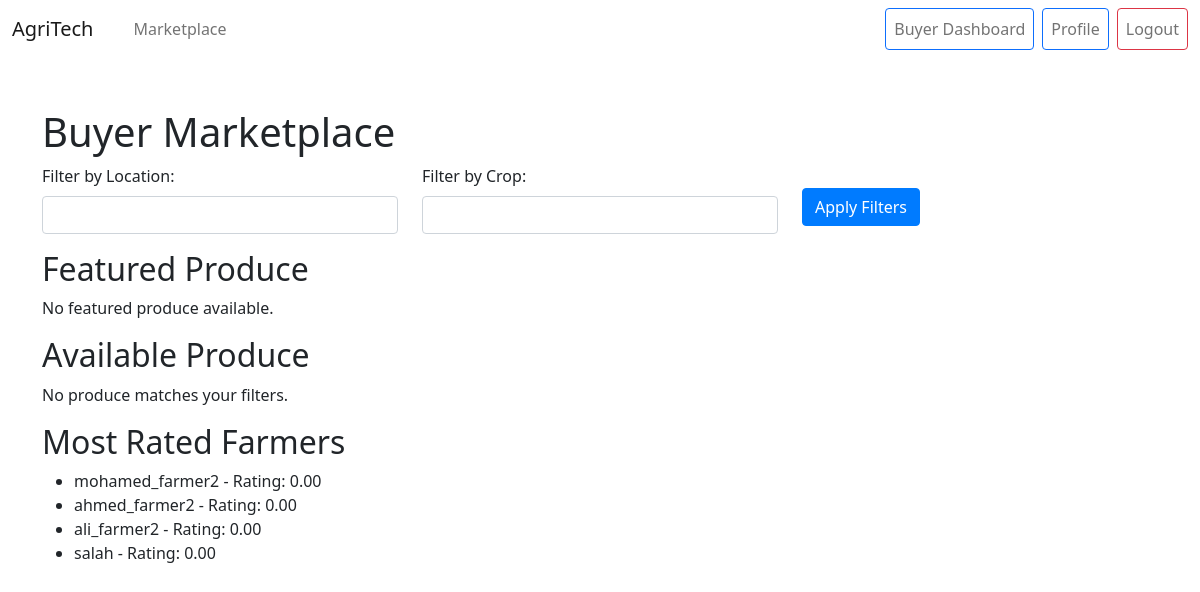
Page /marketplace/marketplace/ (signed in) on the committed database.
### marketplace/models.py (models this page shows, shortened)
class Farmer(models.Model):
    profile = models.ForeignKey(UserProfile, on_delete=models.CASCADE, related_name='farmer_profiles', limit_choices_to={'role': 'farmer'})
    phone_number = models.CharField(max_length=15)
    location = models.CharField(max_length=100)
    rating = models.DecimalField(max_digits=3, decimal_places=2, default=0.0)
    total_ratings = models.PositiveIntegerField(default=0)
    created_at = models.DateTimeField(auto_now_add=True)
    updated_at = models.DateTimeField(auto_now=True)

class UserProfile(models.Model):
    user = models.OneToOneField(User, on_delete=models.CASCADE)
    ROLE_CHOICES = (
        ('farmer', 'Farmer'),
        ('sponsor', 'Sponsor'),
        ('buyer', 'Buyer'),
    )
    role = models.CharField(max_length=10, choices=ROLE_CHOICES)
    created_at = models.DateTimeField(auto_now_add=True)
    updated_at = models.DateTimeField(auto_now=True)

### marketplace/views.py (the view)
# urls.py: path('marketplace/', views.buyer_marketplace, name='buyer_marketplace'),  # New URL pattern
def buyer_marketplace(request):
    if not request.user.is_authenticated or request.user.userprofile.role != 'buyer':
        return redirect('marketplace:marketplace_home')
    categories = ProduceCategory.objects.all()
    featured_produce = Produce.objects.filter(is_available=True).order_by('-created_at')[:6]
    top_farmers = Farmer.objects.order_by('-rating')[:5]
    try:
        profile = UserProfile.objects.get(user=request.user)
        buyer = Buyer.objects.get(profile=profile)
    except (UserProfile.DoesNotExist, Buyer.DoesNotExist):
        return redirect('marketplace:marketplace_home')
    produce_items = Produce.objects.filter(is_available=True)
    location_filter = request.GET.get('location', '')
    crop_filter = request.GET.get('crop', '')
    if location_filter:
        produce_items = produce_items.filter(location__icontains=location_filter)
    if crop_filter:
        produce_items = produce_items.filter(name__icontains=crop_filter).distinct()
    context = {
        'buyer': buyer,
        'categories': categories,
        'featured_produce': featured_produce,
        'top_farmers': top_farmers,
        'produce_items': produce_items,
        'location_filter': location_filter,
        'crop_filter': crop_filter,
    }
    return render(request, 'marketplace/buyer_marketplace.html', context)

### templates/marketplace/buyer_marketplace.html (shortened to what this page needs)
{% extends 'base.html' %}
{% block content %}
<h1>Buyer Marketplace</h1>
<div class="mb-3">
    <form method="get">
        <div class="row">
            <div class="col-md-4">
                <label for="location" class="form-label">Filter by Location:</label>
                <input type="text" class="form-control" id="location" name="location" value="{{ location_filter }}">
            </div>
            <div class="col-md-4">
                <label for="crop" class="form-label">Filter by Crop:</label>
                <input type="text" class="form-control" id="crop" name="crop" value="{{ crop_filter }}">
            </div>
            <div class="col-md-4">
                <button type="submit" class="btn btn-primary mt-4">Apply Filters</button>
            </div>
        </div>
    </form>
</div>
<h2>Featured Produce</h2>
{% if featured_produce %}
    <div class="row">
        {% for produce in featured_produce %}
            <div class="col-md-4 mb-3">
                <div class="card">
                    <div class="card-body">
                        <h5 class="card-title">{{ produce.name }}</h5>
                        <p class="card-text">Farmer: {{ produce.farmer.profile.user.username }}</p>
                        <p class="card-text">Price: {{ produce.price_per_unit }} per {{ produce.unit }}</p>
                        <p class="card-text">Quantity: {{ produce.quantity }}</p>
                    </div>
                </div>
            </div>
        {% endfor %}
    </div>
{% else %}
    <p>No featured produce available.</p>
{% endif %}
<h2>Available Produce</h2>
{% if produce_items %}
    <div class="row">
        {% for produce in produce_items %}
            <div class="col-md-4 mb-3">
                <div class="card">
                    <div class="card-body">
                        <h5 class="card-title">{{ produce.name }}</h5>
                        <p class="card-text">Farmer: {{ produce.farmer.profile.user.username }}</p>
                        <p class="card-text">Price: {{ produce.price_per_unit }} per {{ produce.unit }}</p>
                        <p class="card-text">Quantity: {{ produce.quantity }}</p>
                        <p class="card-text">Location: {{ produce.location }}</p>
                    </div>
                </div>
            </div>
        {% endfor %}
    </div>
{% else %}
    <p>No produce matches your filters.</p>
{% endif %}
<h2>Most Rated Farmers</h2>
{% if top_farmers %}
    <ul>
        {% for farmer in top_farmers %}
            <li>{{ farmer.profile.user.username }} - Rating: {{ farmer.rating }}</li>
        {% endfor %}
    </ul>
{% else %}
    <p>No rated farmers available.</p>
{% endif %}
{% endblock %}

### rows in the picture
Farmer: profile.user.username "mohamed_farmer2", rating "0.00"
Farmer: profile.user.username "ahmed_farmer2", rating "0.00"
Farmer: profile.user.username "ali_farmer2", rating "0.00"
Farmer: profile.user.username "salah", rating "0.00"
